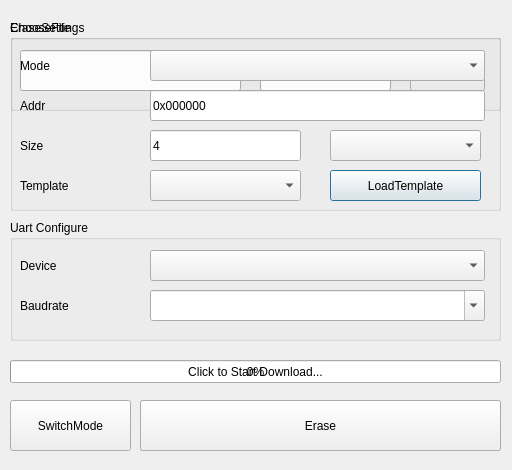
<?xml version="1.0" encoding="UTF-8"?>
<ui version="4.0">
 <class>K210BurnDialog</class>
 <widget class="QDialog" name="K210BurnDialog">
  <property name="geometry">
   <rect>
    <x>0</x>
    <y>0</y>
    <width>512</width>
    <height>470</height>
   </rect>
  </property>
  <property name="contextMenuPolicy">
   <enum>Qt::PreventContextMenu</enum>
  </property>
  <property name="windowTitle">
   <string>K210Burn</string>
  </property>
  <widget class="QGroupBox" name="groupBoxFileInfo">
   <property name="geometry">
    <rect>
     <x>10</x>
     <y>20</y>
     <width>491</width>
     <height>91</height>
    </rect>
   </property>
   <property name="title">
    <string>ChooseFile</string>
   </property>
   <widget class="QLineEdit" name="lineEditFileName">
    <property name="geometry">
     <rect>
      <x>10</x>
      <y>30</y>
      <width>221</width>
      <height>41</height>
     </rect>
    </property>
    <property name="focusPolicy">
     <enum>Qt::NoFocus</enum>
    </property>
    <property name="toolTip">
     <string>Target FileName</string>
    </property>
    <property name="alignment">
     <set>Qt::AlignLeading|Qt::AlignLeft|Qt::AlignVCenter</set>
    </property>
    <property name="readOnly">
     <bool>true</bool>
    </property>
   </widget>
   <widget class="QLineEdit" name="lineEditFileAddress">
    <property name="geometry">
     <rect>
      <x>250</x>
      <y>30</y>
      <width>131</width>
      <height>41</height>
     </rect>
    </property>
    <property name="focusPolicy">
     <enum>Qt::ClickFocus</enum>
    </property>
    <property name="toolTip">
     <string>Target Address</string>
    </property>
    <property name="text">
     <string notr="true">0x000000</string>
    </property>
    <property name="alignment">
     <set>Qt::AlignCenter</set>
    </property>
    <property name="placeholderText">
     <string/>
    </property>
   </widget>
   <widget class="QPushButton" name="pushButtonOpen">
    <property name="geometry">
     <rect>
      <x>400</x>
      <y>30</y>
      <width>75</width>
      <height>41</height>
     </rect>
    </property>
    <property name="focusPolicy">
     <enum>Qt::NoFocus</enum>
    </property>
    <property name="toolTip">
     <string>Browser Target Files</string>
    </property>
    <property name="text">
     <string>Browser...</string>
    </property>
   </widget>
  </widget>
  <widget class="QPushButton" name="pushButtonDownload">
   <property name="geometry">
    <rect>
     <x>140</x>
     <y>400</y>
     <width>361</width>
     <height>51</height>
    </rect>
   </property>
   <property name="focusPolicy">
    <enum>Qt::NoFocus</enum>
   </property>
   <property name="toolTip">
    <string>Click to start Download</string>
   </property>
   <property name="text">
    <string>Download</string>
   </property>
  </widget>
  <widget class="QGroupBox" name="groupBoxUartInfo">
   <property name="geometry">
    <rect>
     <x>10</x>
     <y>220</y>
     <width>491</width>
     <height>121</height>
    </rect>
   </property>
   <property name="title">
    <string>Uart Configure</string>
   </property>
   <widget class="QLabel" name="labelPort">
    <property name="geometry">
     <rect>
      <x>10</x>
      <y>30</y>
      <width>101</width>
      <height>31</height>
     </rect>
    </property>
    <property name="text">
     <string>Device</string>
    </property>
    <property name="alignment">
     <set>Qt::AlignLeading|Qt::AlignLeft|Qt::AlignVCenter</set>
    </property>
   </widget>
   <widget class="QLabel" name="labelBaud">
    <property name="geometry">
     <rect>
      <x>10</x>
      <y>70</y>
      <width>101</width>
      <height>31</height>
     </rect>
    </property>
    <property name="text">
     <string>Baudrate</string>
    </property>
    <property name="alignment">
     <set>Qt::AlignLeading|Qt::AlignLeft|Qt::AlignVCenter</set>
    </property>
   </widget>
   <widget class="CustomComboBox" name="comboBoxPort">
    <property name="geometry">
     <rect>
      <x>140</x>
      <y>30</y>
      <width>335</width>
      <height>31</height>
     </rect>
    </property>
    <property name="focusPolicy">
     <enum>Qt::StrongFocus</enum>
    </property>
    <property name="toolTip">
     <string>Target Device</string>
    </property>
   </widget>
   <widget class="QComboBox" name="comboBoxBaud">
    <property name="geometry">
     <rect>
      <x>140</x>
      <y>70</y>
      <width>335</width>
      <height>31</height>
     </rect>
    </property>
    <property name="focusPolicy">
     <enum>Qt::ClickFocus</enum>
    </property>
    <property name="toolTip">
     <string>Write Flash Buadrate</string>
    </property>
    <property name="editable">
     <bool>true</bool>
    </property>
   </widget>
  </widget>
  <widget class="QProgressBar" name="progressBar">
   <property name="geometry">
    <rect>
     <x>10</x>
     <y>360</y>
     <width>491</width>
     <height>23</height>
    </rect>
   </property>
   <property name="styleSheet">
    <string notr="true">QProgressBar::chunk {
    background-color: (0,81,137);
}</string>
   </property>
   <property name="value">
    <number>0</number>
   </property>
   <property name="alignment">
    <set>Qt::AlignCenter</set>
   </property>
  </widget>
  <widget class="QLabel" name="progressLabel">
   <property name="geometry">
    <rect>
     <x>10</x>
     <y>360</y>
     <width>491</width>
     <height>23</height>
    </rect>
   </property>
   <property name="text">
    <string>Click to Start Download...</string>
   </property>
   <property name="alignment">
    <set>Qt::AlignCenter</set>
   </property>
  </widget>
  <widget class="QGroupBox" name="groupBoxEraseSettings">
   <property name="geometry">
    <rect>
     <x>10</x>
     <y>20</y>
     <width>491</width>
     <height>191</height>
    </rect>
   </property>
   <property name="title">
    <string>EraseSettings</string>
   </property>
   <widget class="QLabel" name="labelEraseMode">
    <property name="geometry">
     <rect>
      <x>10</x>
      <y>30</y>
      <width>67</width>
      <height>31</height>
     </rect>
    </property>
    <property name="text">
     <string>Mode</string>
    </property>
   </widget>
   <widget class="QComboBox" name="comboBoxEraseMode">
    <property name="geometry">
     <rect>
      <x>140</x>
      <y>30</y>
      <width>335</width>
      <height>31</height>
     </rect>
    </property>
    <property name="toolTip">
     <string>Erase Mode</string>
    </property>
   </widget>
   <widget class="QLabel" name="labelEraseAddr">
    <property name="geometry">
     <rect>
      <x>10</x>
      <y>70</y>
      <width>67</width>
      <height>31</height>
     </rect>
    </property>
    <property name="text">
     <string>Addr</string>
    </property>
   </widget>
   <widget class="QLineEdit" name="lineEditEraseAddr">
    <property name="geometry">
     <rect>
      <x>140</x>
      <y>70</y>
      <width>335</width>
      <height>31</height>
     </rect>
    </property>
    <property name="toolTip">
     <string>Erase Start Address</string>
    </property>
    <property name="text">
     <string notr="true">0x000000</string>
    </property>
   </widget>
   <widget class="QLabel" name="labelEraseSize">
    <property name="geometry">
     <rect>
      <x>10</x>
      <y>110</y>
      <width>67</width>
      <height>31</height>
     </rect>
    </property>
    <property name="text">
     <string>Size</string>
    </property>
   </widget>
   <widget class="QLineEdit" name="lineEditEraseSize">
    <property name="geometry">
     <rect>
      <x>140</x>
      <y>110</y>
      <width>151</width>
      <height>31</height>
     </rect>
    </property>
    <property name="toolTip">
     <string>Erase Size</string>
    </property>
    <property name="text">
     <string notr="true">4</string>
    </property>
   </widget>
   <widget class="QComboBox" name="comboBoxEraseSize">
    <property name="geometry">
     <rect>
      <x>320</x>
      <y>110</y>
      <width>151</width>
      <height>31</height>
     </rect>
    </property>
    <property name="toolTip">
     <string>Erase Size Unit</string>
    </property>
   </widget>
   <widget class="QLabel" name="labelEraseTemplate">
    <property name="geometry">
     <rect>
      <x>10</x>
      <y>150</y>
      <width>67</width>
      <height>31</height>
     </rect>
    </property>
    <property name="text">
     <string>Template</string>
    </property>
   </widget>
   <widget class="QComboBox" name="comboBoxEraseTemplate">
    <property name="geometry">
     <rect>
      <x>140</x>
      <y>150</y>
      <width>151</width>
      <height>31</height>
     </rect>
    </property>
    <property name="toolTip">
     <string>Erase Template</string>
    </property>
   </widget>
   <widget class="QPushButton" name="pushButtonLoadTemplate">
    <property name="geometry">
     <rect>
      <x>320</x>
      <y>150</y>
      <width>151</width>
      <height>31</height>
     </rect>
    </property>
    <property name="toolTip">
     <string>Load Erase Template</string>
    </property>
    <property name="text">
     <string>LoadTemplate</string>
    </property>
   </widget>
  </widget>
  <widget class="QPushButton" name="pushButtonSwitchMode">
   <property name="geometry">
    <rect>
     <x>10</x>
     <y>400</y>
     <width>121</width>
     <height>51</height>
    </rect>
   </property>
   <property name="toolTip">
    <string>Switch Work Mode</string>
   </property>
   <property name="text">
    <string>SwitchMode</string>
   </property>
  </widget>
  <widget class="QPushButton" name="pushButtonErase">
   <property name="geometry">
    <rect>
     <x>140</x>
     <y>400</y>
     <width>361</width>
     <height>51</height>
    </rect>
   </property>
   <property name="toolTip">
    <string>Click to Start Erase</string>
   </property>
   <property name="text">
    <string>Erase</string>
   </property>
  </widget>
 </widget>
 <customwidgets>
  <customwidget>
   <class>CustomComboBox</class>
   <extends>QComboBox</extends>
   <header>openmv/k210_burn/custom_combobox/custom_combobox.h</header>
  </customwidget>
 </customwidgets>
 <resources/>
 <connections/>
</ui>
